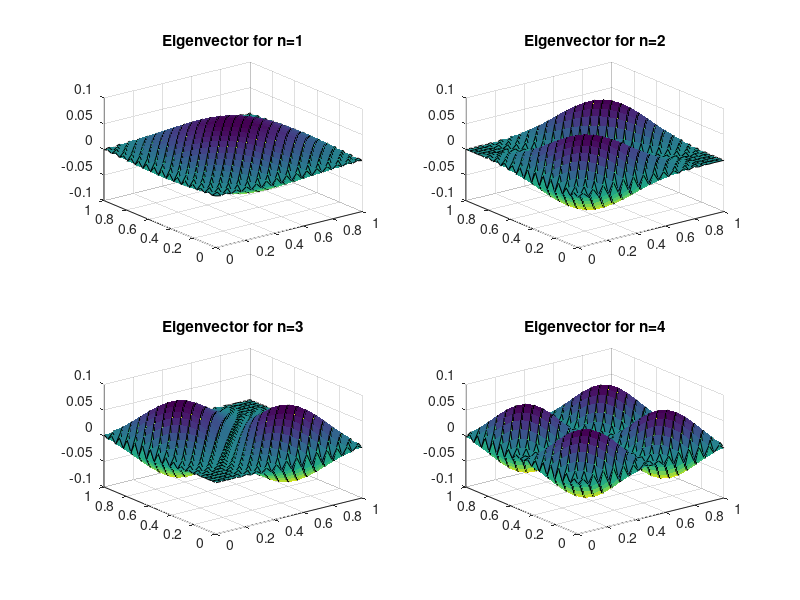

Write MATLAB code to recreate this figure. (Note: this script raises an error after producing the figure.)
clf
clc

n_lambdas = 2;
lambdas = zeros(n_lambdas, n_lambdas*n_lambdas);
steps = [5, 10, 15, 20, 30];

a = 0;
b = 1;

step_sizes = (b - a) ./ steps;

function [lambda, eigvec] = poisson_5pt_eigval(bx, ax, by, ay, m, n)
    arguments
        bx (1,1) double
        ax (1,1) double {mustBeLessThan(ax, bx)}
        by (1,1) double
        ay (1,1) double {mustBeLessThan(ay, by)}

        m (1,1) double {mustBePositive}
        n (1,1) double {mustBePositive}
    end

    hx = (bx-ax)/(m+1);
    hy = (by-ay)/(n+1);
    n_lambdas = 4;
    
    % form matrix A:
    e = ones(max(m, n),1);
    T = spdiags([(1/hx^2)*e (-2/hx^2 - 2/hy^2)*e (1/hx^2)*e], [-1 0 1], m, m);
    S = spdiags([(1/hy^2)*e (1/hy^2)*e], [-1 1], n, n);
    A = (kron(speye(n), T) + kron(S, speye(m)));
    
    % Calculate eigenvalues:
    [unsorted_eigvec, unsorted_eigval] = eig(full(A));
    [d,ind] = sort(diag(unsorted_eigval));
    eigval = unsorted_eigval(ind,ind);
    eigvec = unsorted_eigvec(:,ind);

    lambda = flip(diag(eigval));
    
    % reshape eigenvector as a grid function for plotting purposes:
    % Iint = 1:m;
    % Jint = 1:n;
    % usoln(Iint, Jint) = reshape(eigvec, m, n);

    % assuming true solution is known and stored in utrue:
    % err = max(max(abs(usoln - utrue)));   
end

for k=1:length(steps)
    M = steps(k);
    N = steps(k);
    [eigenvalues eigenvectors] = poisson_5pt_eigval(b, a, b, a, M, N);
    lambdas(k, :) = eigenvalues(1:(n_lambdas*n_lambdas));
    
    % plot results if specified:
    if k == length(steps)
        hold on

        % grid points for x including boundaries
        %
        x = linspace(a, b, M);
    
        % Grid points for y including boundaries
        %
        y = linspace(a, b, N);
        
        [X,Y] = meshgrid(x,y);      % 2d arrays of x,y values
        X = X';                     % transpose so that X(i,j),Y(i,j) are
        Y = Y';                     % coordinates of (i,j) point
        
        % Plot eigenvectors
        %
        for l=1:n_lambdas^2
            subplot(2, 2, l)
            surf(X, Y, reshape(eigenvectors(:, l), M, N))
            title(sprintf('Eigenvector for n=%d', l))
        end

        print('-dpng', 'problem_1c_eigenvectors')
    end
end

disp(' ')
disp('       n    lambda_1  lambda_2  lambda_3  lambda_4')
disp([steps' lambdas])
fprintf('     %d    %3.4f  %3.4f  %3.4f  %3.4f  %3.4f\n', Inf, -(1^2 + 1^2)*pi^2, -(1^2 + 2^2)*pi^2, -(2^2 + 1^2)*pi^2, -(2^2 + 2^2)*pi^2);
disp(' ')

eig_err = abs(lambdas(:, 1) - (-(1 + 1)*pi^2));
error_loglog(step_sizes, eig_err)

print('-dpng', 'problem_1c_error.png')
